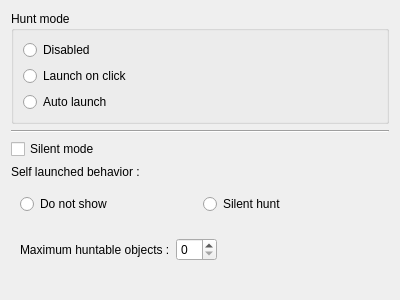
<?xml version="1.0" encoding="UTF-8"?>
<ui version="4.0">
 <class>QQHuntSettings</class>
 <widget class="QWidget" name="QQHuntSettings">
  <property name="geometry">
   <rect>
    <x>0</x>
    <y>0</y>
    <width>400</width>
    <height>300</height>
   </rect>
  </property>
  <property name="windowTitle">
   <string>Form</string>
  </property>
  <layout class="QVBoxLayout" name="verticalLayout_2">
   <item>
    <widget class="QGroupBox" name="groupBox">
     <property name="title">
      <string>Hunt mode</string>
     </property>
     <layout class="QVBoxLayout" name="verticalLayout">
      <item>
       <widget class="QRadioButton" name="huntDisabledRB">
        <property name="text">
         <string>Disabled</string>
        </property>
       </widget>
      </item>
      <item>
       <widget class="QRadioButton" name="huntManualRB">
        <property name="text">
         <string>Launch on click</string>
        </property>
       </widget>
      </item>
      <item>
       <widget class="QRadioButton" name="HuntAutoRB">
        <property name="text">
         <string>Auto launch</string>
        </property>
       </widget>
      </item>
     </layout>
    </widget>
   </item>
   <item>
    <widget class="Line" name="line">
     <property name="orientation">
      <enum>Qt::Horizontal</enum>
     </property>
    </widget>
   </item>
   <item>
    <widget class="QCheckBox" name="silentModeCB">
     <property name="text">
      <string>Silent mode</string>
     </property>
    </widget>
   </item>
   <item>
    <widget class="QLabel" name="label_2">
     <property name="text">
      <string>Self launched behavior :</string>
     </property>
    </widget>
   </item>
   <item>
    <widget class="QWidget" name="widget_2" native="true">
     <layout class="QHBoxLayout" name="horizontalLayout_2">
      <item>
       <widget class="QRadioButton" name="slHuntHiddenRB">
        <property name="text">
         <string>Do not show</string>
        </property>
       </widget>
      </item>
      <item>
       <widget class="QRadioButton" name="slHuntSilentRB">
        <property name="text">
         <string>Silent hunt</string>
        </property>
       </widget>
      </item>
     </layout>
    </widget>
   </item>
   <item>
    <widget class="QWidget" name="widget" native="true">
     <layout class="QHBoxLayout" name="horizontalLayout">
      <item>
       <widget class="QLabel" name="label">
        <property name="text">
         <string>Maximum huntable objects :</string>
        </property>
       </widget>
      </item>
      <item>
       <widget class="QSpinBox" name="maxObjSB"/>
      </item>
      <item>
       <spacer name="horizontalSpacer">
        <property name="orientation">
         <enum>Qt::Horizontal</enum>
        </property>
        <property name="sizeHint" stdset="0">
         <size>
          <width>40</width>
          <height>20</height>
         </size>
        </property>
       </spacer>
      </item>
     </layout>
    </widget>
   </item>
   <item>
    <spacer name="verticalSpacer">
     <property name="orientation">
      <enum>Qt::Vertical</enum>
     </property>
     <property name="sizeHint" stdset="0">
      <size>
       <width>20</width>
       <height>40</height>
      </size>
     </property>
    </spacer>
   </item>
  </layout>
 </widget>
 <resources/>
 <connections/>
</ui>
